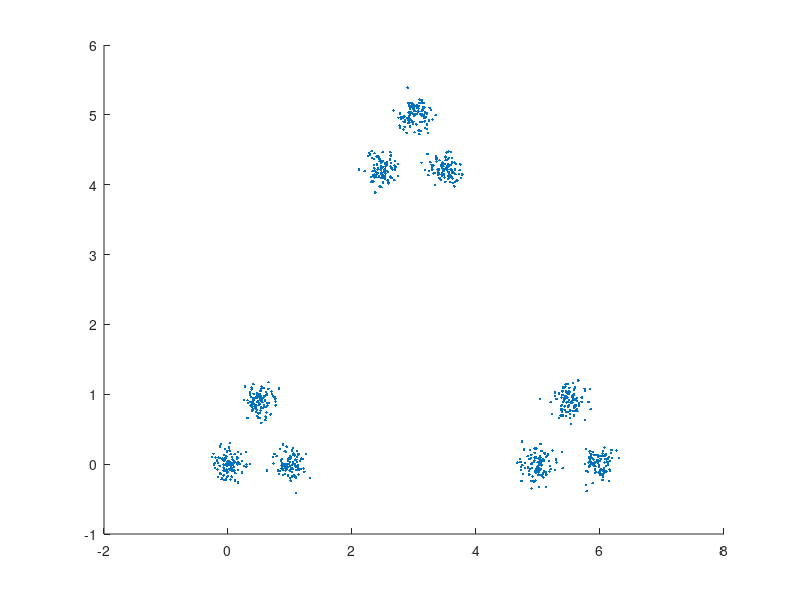

Write the MATLAB code that produced this figure. (Note: this script raises an error after producing the figure.)
%% This code implements the DA algorithm.

%% Constructing Data Set 1
C1 = [0 0]; C2 = [1 0]; C3 = [0.5 0.9]; 
C4 = [5 0]; C5 = [6 0]; C6 = [5.5 0.9]; 
C7 = [2.5 4.2]; C8 = [3.5 4.2]; C9 = [3 5];
rng('default');
Centers = [C1; C2; C3; C4; C5; C6; C7; C8; C9];
Np = 100;
count = 1;
X = zeros(size(Centers,1)*Np, 2);
for i = 1 : size(Centers,1)
    for j = 1 : Np
        x = normrnd(Centers(i,1),0.125);
        y = normrnd(Centers(i,2),0.125);
        X(count,:) = [x y];
        count = count + 1;
    end
end
X_d1 = X;
%% Constructing Data Set 2
C1 = [0 0]; C2 = [2 0]; C3 = [1 2]; 
C4 = [4 0]; C5 = [6 0]; C6 = [5 2]; 
C7 = [2 3.8]; C8 = [4 3.8]; C9 = [3 5.5];
C10 = [3,2];
rng('default');
Centers = [C1; C2; C3; C4; C5; C6; C7; C8; C9; C10];
Np = 200;
count = 1;
X = zeros(size(Centers,1)*Np, 2);
for i = 1 : size(Centers,1)
    for j = 1 : Np
        x = normrnd(Centers(i,1),0.175);
        y = normrnd(Centers(i,2),0.175);
        X(count,:) = [x y];
        count = count + 1;
    end
end
X_d2 = X;
%% Constructing Data Set 3
C11 = [-8 -4]; C21 = [4 -4]; C31 = [4 4]; C41 = [-8 4];

rng('default');
Centers = [C11; C21; C31; C41];

Np = 200;
count = 1;
X = zeros(size(Centers,1)*Np, 2);
C = zeros(size(Centers,1)*Np, 1);
for i = 1 : size(Centers,1)
    for j = 1 : Np
        x = normrnd(Centers(i,1),0.25);
        y = normrnd(Centers(i,2),0.25);
        X(count,:) = [x y];
        C(count) = i;
        count = count + 1;
    end
end
X_d3 = X;

%% Constructing Data Set 4
C11 = [-8 -4]; C21 = [4 -4]; C31 = [4 4]; C41 = [-8 4];
C12 = C11 + [3.5 0]; C13 = C11 + [0 3.5]; C14 = C11 + [3.5 3.5];
C22 = C21 + [3.5 0]; C23 = C21 + [0 3.5]; C24 = C21 + [3.5 3.5];
C32 = C31 + [3.5 0]; C33 = C31 + [0 3.5]; C34 = C31 + [3.5 3.5];
C42 = C41 + [3.5 0]; C43 = C41 + [0 3.5]; C44 = C41 + [3.5 3.5];


rng('default');
Centers = [C11; C12; C13; C14; C21; C22; C23; C24;...
           C31; C32; C33; C34; C41; C42; C43; C44];
Np = 200;
count = 1;
X = zeros(size(Centers,1)*Np, 2);
C = zeros(size(Centers,1)*Np, 1);
for i = 1 : size(Centers,1)
    for j = 1 : Np
        x = normrnd(Centers(i,1),0.25);
        y = normrnd(Centers(i,2),0.25);
        X(count,:) = [x y];
        C(count) = i;
        count = count + 1;
    end
end
X_d4 = X;

%% Constructing Data Set 5

C1 = [2,4]; C2 = [4,7]; C3 = [5,5]; C4 = [5,3]; C5 = [4,1];
rng('default');
Centers = [C1; C2; C3; C4; C5];
Np = 200;
count = 1;
X = zeros(size(Centers,1)*Np, 2);
C = zeros(size(Centers,1)*Np, 1);
for i = 1 : size(Centers,1)
    for j = 1 : Np
        x = normrnd(Centers(i,1),0.25);
        y = normrnd(Centers(i,2),0.25);
        X(count,:) = [x y];
        C(count) = i;
        count = count + 1;
    end
end
X_d5 = X;

X = X_d1;
scatter(X(:,1),X(:,2),'.');
[M, N] = size(X);

%% Setting for DA parameters

K = 5; Tmin = 0.0005; alpha = 0.99; PERTURB = 0.0001; STOP = 1e-2;
T = 80; Px = (1/M)*ones(M,1); Y = repmat(Px'*X, [K,1]);
rho = Px; beta_cr = 0;
v = VideoWriter('DA_simulation_video_With_TP.mp4', 'MPEG-4');  % or 'Motion JPEG AVI'
v.FrameRate = 10;  % frames per second
open(v);
while T >= Tmin
    L_old = inf;
    while 1
        [D,D_Act] = distortion_DA(X,Y,M,N,K);
        num = exp(-D/T);
        den = repmat(sum(num,2),[1 K]);
        P = num./den;
        Py = P'*Px;
        Y = P'*(X.*repmat(Px,[1 N]))./repmat(Py,[1 N]) + PERTURB*rand(size(Y));
        L = -T*Px'*log(sum(exp(-D/T),2));
        if(norm(L-L_old) < STOP)
            break;
        end
        L_old = L;
    end
    T = T*alpha;
    T_cr = critical_betaDA(X, Y, M, P, rho);
    fprintf('%d %d \n',T,T_cr);
    T = T*alpha;
    scatter(X(:,1),X(:,2),'.'); hold on;
    scatter(Y(:,1),Y(:,2),'d','filled'); title(T); hold off;
    frame = getframe(gcf);       % gcf = current figure
    writeVideo(v, frame);  
end
close(v);
